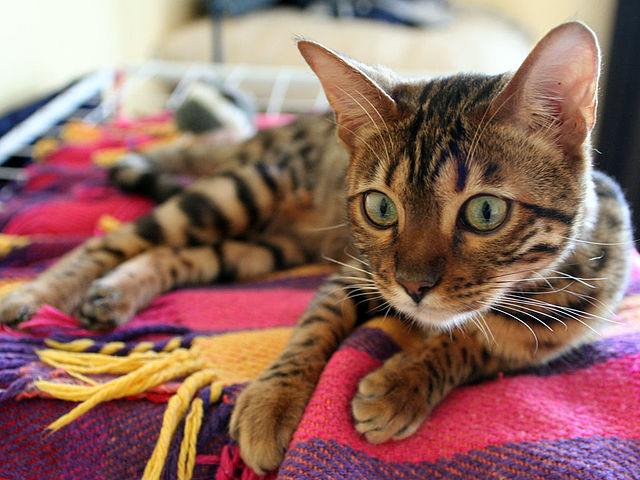
#> input picture images/filters/cat.jpg, 640 x 480 px
$ python lava.py
#> lines starting #> are read from the running program, lines starting #| are printed output that depends on the picture
from PIL import Image

image = Image.open("cat.jpg")
#> image is the input picture: PIL image 640x480 RGB; mean R, G, B 146.2, 107.5, 99

width = image.size[0]
#> width = 640
height = image.size[1]
#> height = 480

for y in range(0, height):
    for x in range(0, width):
        color = image.getpixel((x, y))
        red = color[0]
        green = color[1]
        blue = color[2]

        gray = (red + green + blue) / 3

        red = gray
        green = abs(blue - 128)
        blue = abs(blue - 128)
        red = int(red)
        green = int(green)
        blue = int(blue)

        image.putpixel((x, y), (red, green, blue))
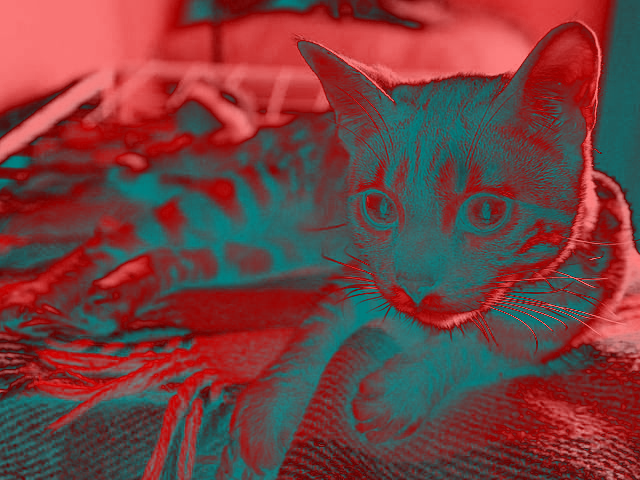
#> image: PIL image 640x480 RGB; mean R, G, B 117.2, 64.2, 64.2

image.show()
